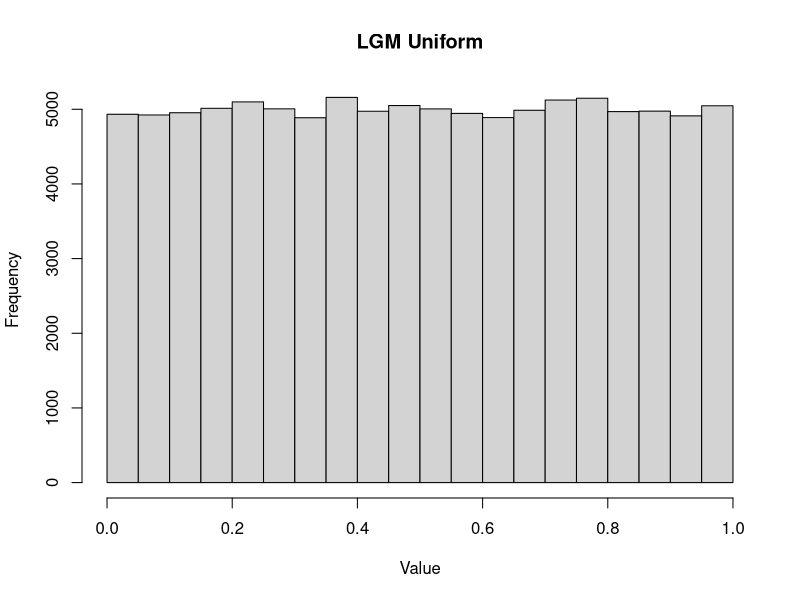
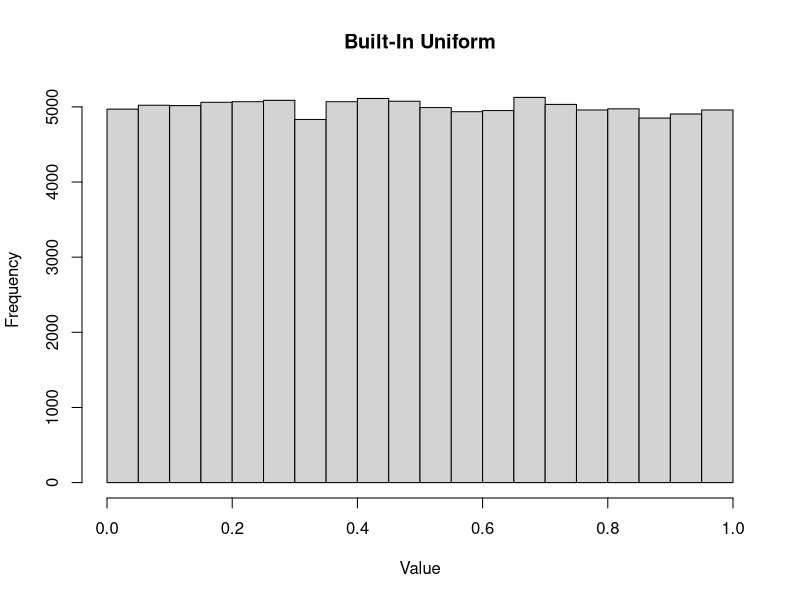
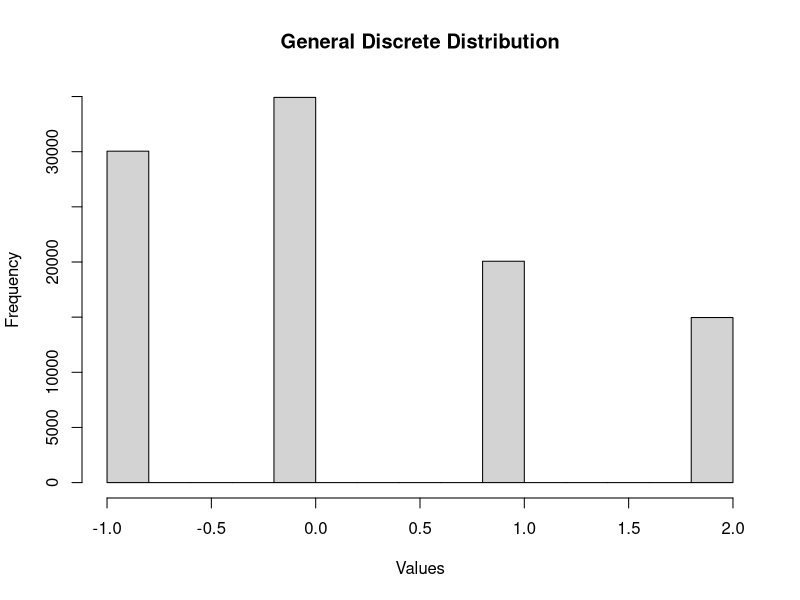
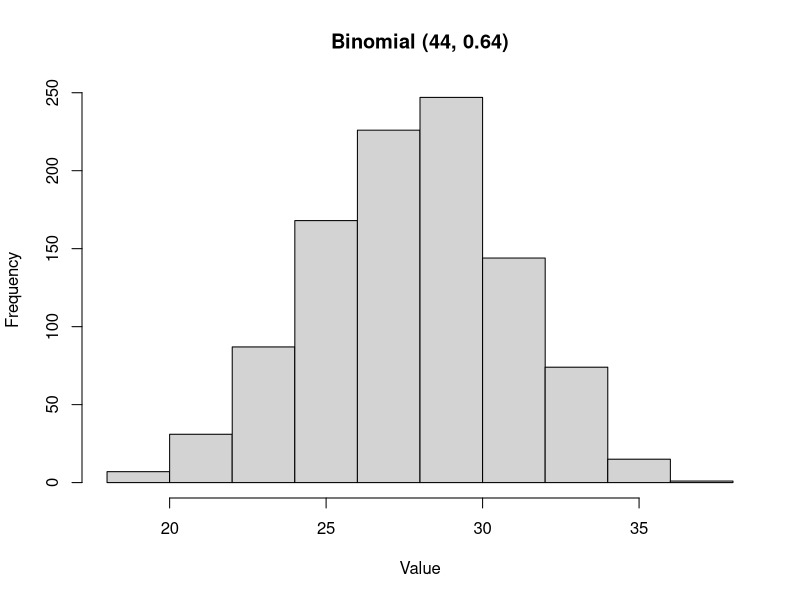

Recreate these plots in R, in order. (Note: this script raises an error after producing the figures.)
## ---- chunk 1
knitr::opts_chunk$set(echo = F, fig.width = 6, fig.height = 4, fig.align = "center")

## ---- chunk 2
##LGM
seed <- as.numeric(Sys.time())*100

lgm_unif <- function(n){
  m = 2^31 - 1
  a = 7^5
  
  #initialize time
  x0 = seed
  
  xn = numeric(n+1)
  xn[1] = x0
  #loop
  for(i in 2:length(xn)){
    xn[i] = (a * xn[i-1]) %% m
  }
  
  seed <<- tail(xn,1)
  
  unif = (xn+0.5) /m
  
  return(unif[-1])
}

lgm_unif_seq = lgm_unif(100000)
## ---- chunk 3
mean(lgm_unif_seq)
## ---- chunk 4
sd(lgm_unif_seq)
## ---- chunk 5
hist(lgm_unif_seq, main = 'LGM Uniform', xlab = 'Value')
unif_seq_base = runif(100000)
hist(unif_seq_base, main = 'Built-In Uniform', xlab = 'Value')
## ---- chunk 6
##2. General Discrete Distributions
#create function
general_discrete <- function(n){
  #probabilities
  p = c(0.3,0.35,0.2,0.15)
  #value of probabilities
  x = c(-1,0,1,2)
  
  #generate n uniform numbers
  unif = lgm_unif(n)
  
  #create a list of indexes where the uniform number is less than the cumulative sum of the probabilities
  index = unlist(Map(function(x) min(which(x < cumsum(p))), unif))
  
  #return the values of the indexes
  return(x[index])
}

discrete_n = general_discrete(10000)
## ---- chunk 7
hist(general_discrete(100000), main = 'General Discrete Distribution', xlab = 'Values')
## ---- chunk 8
mean(discrete_n)
## ---- chunk 9
sd(discrete_n)
## ---- chunk 10
###3. Binomial
#create bernoulli
bernoulli <- function(n, p){
  return(ifelse(lgm_unif(n) <= p, 1, 0))
}

#binomial distribution is a sum of bernoulli's
binomial <- function(out, n, p){
  #create multiple bernoulli's
  num = bernoulli(out * n, p)
  #sum the bernoulli's to get binomial distribution
  result = unname(tapply(num, (seq_along(num) - 1) %/% n, sum))
  return(result)
}
## ---- chunk 11
binom = binomial(1000, 44, 0.64)
hist(binom, xlab = "Value", main = "Binomial (44, 0.64)")
## ---- chunk 12
#exact value for CDF binomial
cdf_binom <- function(k, n, p){
  i = 0:k
  res = sum(choose(n, i) * p^i * (1-p)^(n - i))
  return(res)
}

#P(X >= 40) = 1 - P(X < 40)
1 - cdf_binom(39, 44, 0.64)
## ---- chunk 13
sum(binomial(1000, 44,0.64) >= 40)/1000
## ---- chunk 14
sum(binomial(1000000, 44,0.64) >= 40)/1000000
## ---- chunk 15
### Exponential
exponential <- function(n, lambda){
  result = -(1/lambda) * log(lgm_unif(n))
  return(result)
}
num = 10000
exp_rand = exponential(num, 1.5)



cdf_exp <- function(lambda, x){
  return( (1 - exp(-lambda * x)) )
}
## ---- chunk 16
sum(exp_rand >= 1) /num
## ---- chunk 17
1 - cdf_exp(1.5, 1)
## ---- chunk 18
sum(exp_rand >= 4) /num
## ---- chunk 19
1 - cdf_exp(1.5, 4)
## ---- chunk 20
hist(exp_rand)
## ---- chunk 21
mean(exp_rand)
## ---- chunk 22
sd(exp_rand)
## ---- chunk 23
### Normal
##Box-Mueller
box_mueller <- function(n){
  out = n
  #if not even add 1 more since need 2 for each couple of normals
  n = ifelse(n %%2 == 0, n, n+1) 
  #generate n uniforms
  unif = lgm_unif(n)
  #create couples of normals for each couple of uniform
  z1 = sqrt(-2 * log(unif[1:(n/2)])) * cos(2 * pi *  unif[( (n/2)+1 ): length(unif)] )
  z2 = sqrt(-2 * log(unif[1:(n/2)])) * sin(2 * pi *  unif[( (n/2)+1 ): length(unif)] )
  #return only n number of normals
  return( c(z1,z2)[1:out])
}

##Polar Marsaglia
polar_marsaglia <- function(n){
  #create placeholder vector to store
  out = n
  result = NULL
  n = ifelse(n %%2 == 0, n, n+1)
  
  while(length(result) < out){
    u = lgm_unif(2)
    v = 2*u - 1
    w = v[1]^2 + v[2]^2
    
    if(w <= 1){
      z = v * sqrt(-2 * log(w) / w)
      result = append(result, z)
    } 
  }
  return(result[1:out])
}


ptm <- proc.time()
gen_box = box_mueller(5000)
box_time = proc.time() - ptm

ptm <- proc.time()
gen_polar = polar_marsaglia(5000)
polar_time = proc.time() - ptm
## ---- chunk 24
hist(gen_box, main = "5,000 Box-Mueller N(0,1) Samples")
## ---- chunk 25
hist(gen_polar, main = "5,000 Polar-Marsaglia N(0,1) Samples")
## ---- chunk 26
box_time["elapsed"]
## ---- chunk 27
polar_time["elapsed"]
